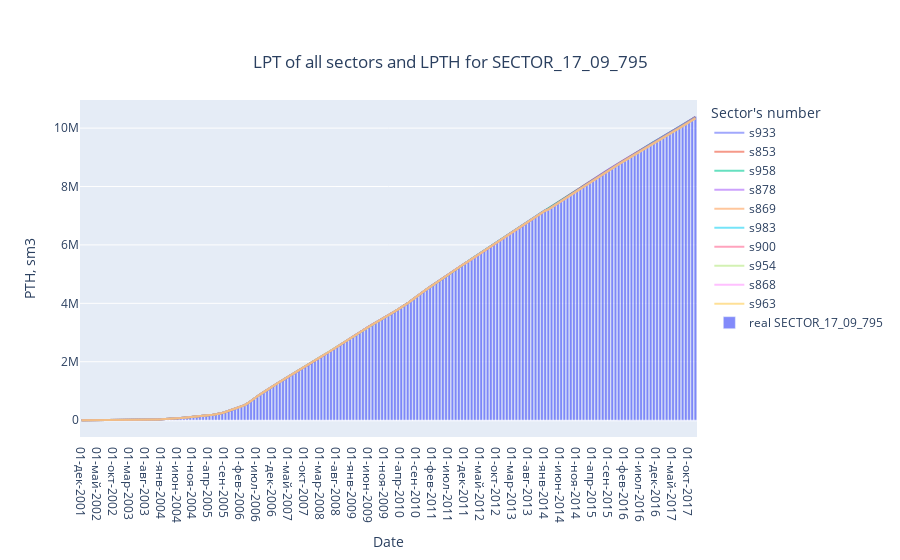

This figure's notebook cell:
### Markdown cell above
## График с исторической кривой и 10 похожими

### Code cell
fig_all = go.Figure()
for i in index:
    y_trace = calcul_data.iloc[:,i]
    fig_all.add_trace(go.Scatter(x = real_data.Date, y=y_trace, name=f's{795+i}', opacity = 0.6))
fig_all.add_trace(go.Bar(x = calcul_data.Date, y=real_data.iloc[:,3], name='real SECTOR_17_09_795', opacity = 0.8))

fig_all.update_layout(
    xaxis_title="Date",
    yaxis_title="PTH, sm3",
    legend_title="Sector's number",
    title={
        'text': "LPT of all sectors and LPTH for SECTOR_17_09_795",
        'y':0.9,
        'x':0.5,
        'xanchor': 'center',
        'yanchor': 'top'})

fig_all.show()

### Figure 1 — Plotly figure (JSON) as saved in the notebook; plotly's stock layout.template omitted (floating-point values rounded to 4 significant figures; data arrays with more than 128 entries replaced by an {"elided": "..."} marker saying what was removed)
{"data": [{"name": "s933", "opacity": 0.6, "type": "scatter", "x": {"elided": "193 str values"}, "y": {"elided": "193 float values"}}, {"name": "s853", "opacity": 0.6, "type": "scatter", "x": {"elided": "193 str values"}, "y": {"elided": "193 float values"}}, {"name": "s958", "opacity": 0.6, "type": "scatter", "x": {"elided": "193 str values"}, "y": {"elided": "193 float values"}}, {"name": "s878", "opacity": 0.6, "type": "scatter", "x": {"elided": "193 str values"}, "y": {"elided": "193 float values"}}, {"name": "s869", "opacity": 0.6, "type": "scatter", "x": {"elided": "193 str values"}, "y": {"elided": "193 float values"}}, {"name": "s983", "opacity": 0.6, "type": "scatter", "x": {"elided": "193 str values"}, "y": {"elided": "193 float values"}}, {"name": "s900", "opacity": 0.6, "type": "scatter", "x": {"elided": "193 str values"}, "y": {"elided": "193 float values"}}, {"name": "s954", "opacity": 0.6, "type": "scatter", "x": {"elided": "193 str values"}, "y": {"elided": "193 float values"}}, {"name": "s868", "opacity": 0.6, "type": "scatter", "x": {"elided": "193 str values"}, "y": {"elided": "193 float values"}}, {"name": "s963", "opacity": 0.6, "type": "scatter", "x": {"elided": "193 str values"}, "y": {"elided": "193 float values"}}, {"name": "real SECTOR_17_09_795", "opacity": 0.8, "type": "bar", "x": {"elided": "193 str values"}, "y": {"elided": "193 str values"}}], "layout": {"legend": {"title": {"text": "Sector's number"}}, "title": {"text": "LPT of all sectors and LPTH for SECTOR_17_09_795", "x": 0.5, "xanchor": "center", "y": 0.9, "yanchor": "top"}, "xaxis": {"title": {"text": "Date"}}, "yaxis": {"title": {"text": "PTH, sm3"}}}}
